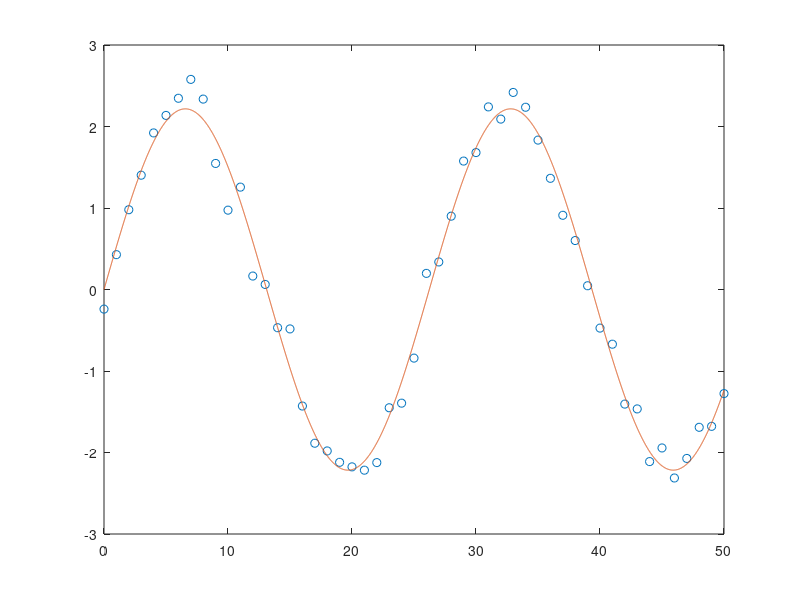

Write the MATLAB code that produced this figure.
x = [0.0000000e+00, 1.0000000e+00, 2.0000000e+00, 3.0000000e+00, 4.0000000e+00, 5.0000000e+00, 6.0000000e+00, 7.0000000e+00, 8.0000000e+00, 9.0000000e+00, 1.0000000e+01, 1.1000000e+01, 1.2000000e+01, 1.3000000e+01, 1.4000000e+01, 1.5000000e+01, 1.6000000e+01, 1.7000000e+01, 1.8000000e+01, 1.9000000e+01, 2.0000000e+01, 2.1000000e+01, 2.2000000e+01, 2.3000000e+01, 2.4000000e+01, 2.5000000e+01, 2.6000000e+01, 2.7000000e+01, 2.8000000e+01, 2.9000000e+01, 3.0000000e+01, 3.1000000e+01, 3.2000000e+01, 3.3000000e+01, 3.4000000e+01, 3.5000000e+01, 3.6000000e+01, 3.7000000e+01, 3.8000000e+01, 3.9000000e+01, 4.0000000e+01, 4.1000000e+01, 4.2000000e+01, 4.3000000e+01, 4.4000000e+01, 4.5000000e+01, 4.6000000e+01, 4.7000000e+01, 4.8000000e+01, 4.9000000e+01, 5.0000000e+01];
y = [-2.4053556e-01, 4.2755173e-01, 9.7885081e-01, 1.4025689e+00, 1.9213150e+00, 2.1361246e+00, 2.3464787e+00, 2.5781113e+00, 2.3362938e+00, 1.5467273e+00, 9.7364900e-01, 1.2562347e+00, 1.6512206e-01, 6.2186667e-02, -4.6887969e-01, -4.8356800e-01, -1.4298244e+00, -1.8861701e+00, -1.9809178e+00, -2.1204277e+00, -2.1761522e+00, -2.2168780e+00, -2.1239836e+00, -1.4510688e+00, -1.3946434e+00, -8.4179465e-01, 1.9788935e-01, 3.3804363e-01, 8.9985109e-01, 1.5758496e+00, 1.6800449e+00, 2.2406186e+00, 2.0908728e+00, 2.4180239e+00, 2.2362430e+00, 1.8332543e+00, 1.3642164e+00, 9.1061823e-01, 6.0076389e-01, 4.6020769e-02, -4.7342727e-01, -6.7108490e-01, -1.4060311e+00, -1.4651561e+00, -2.1115378e+00, -1.9440952e+00, -2.3127245e+00, -2.0727634e+00, -1.6907833e+00, -1.6789898e+00, -1.2768799e+00];
w=0:0.001:0.5;
F=zeros(1,length(w));
W = 0;

 %plot(w,F);
 %hold on
 %z = w.*0;
 %plot(w, z)

for i=1:length(w)
    sW1=sum(y.*sin(w(i).*x));
    sW2=sum(sin(w(i).*x).*cos(w(i).*x));
    sW3=sum((sin(w(i).*x)).^2);
    sW4=sum(y.*cos(w(i).*x)); 
    F(i)=sW1*sW2-sW3*sW4;
end
for k = 1:length(w)-1
    if W == 0 % Чтобы не брать в расчет дребезг (места с незначительным пересечением нуля)
        if F(k)*F(k+1) < 0 % Место где производная пересекает 0 
            W = (w(k)+w(k+1))/2; 
        end
    end
end

sA1 = sum(y.*sin(W.*x));
sA2 = sum(sin(W.*x).^2);
A = sA1/sA2;

x_true = 0:0.01:50;
y_true = A*sin(W.*x_true);
plot(x,y, 'o', x_true,y_true);